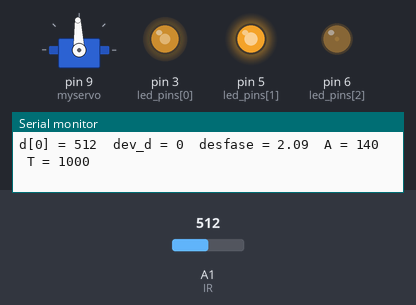
A sketch run on a simulated Arduino Uno, built with avr-gcc and run on an emulated ATmega328P. Shown: servo, output pins drawn as LEDs (lit = HIGH), the last lines printed to the serial monitor. Inputs (shaded band) come from the test bench; at power-on: A1 (IR) = 512.

Above: at 6.48 s.
6.7 s: A1 (IR) set to 306
9.7 s: A1 (IR) set to 80
At 11.16 s:
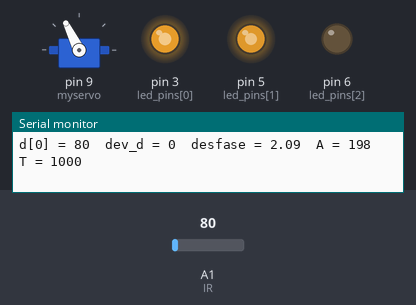
12.7 s: A1 (IR) set to 511
At 15.06 s:
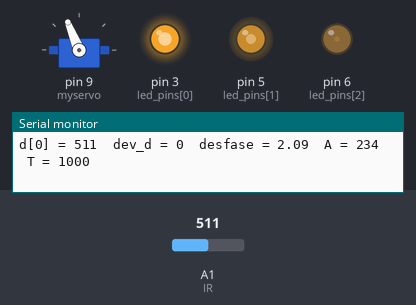
15.7 s: A1 (IR) set to 170
At 16.57 s:
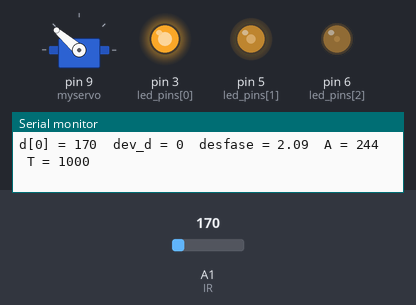
18.7 s: A1 (IR) set to 610
At 18.98 s:
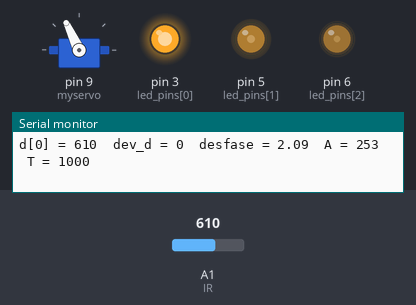
21.7 s: A1 (IR) set to 122
Timing chart, 0 to 30.8 s (numbered marks = the images above; inputs shaded):
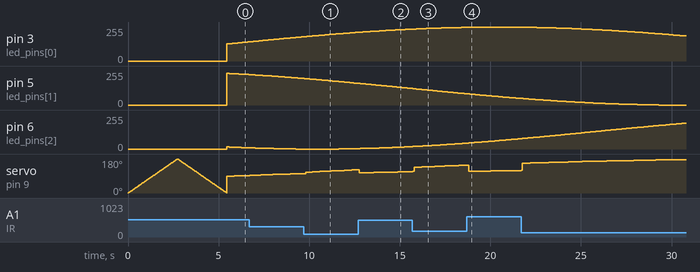

The sketch:

leds_servo.ino
```cpp
/**
 Collectin Light - Intermedium

 This program (v1.0) takes values from IR sensor and
 changes the frequency of sinusoidal lighting pattern acording to such a sensor value.

 A change in the phase of the lighting for each LED is also implemented.
 For that, the derivate of sensor value is used.

 */
#include <Servo.h>

//#define IR  5 // PIN of the IR sensor. Analog input.
#define IR  1 // PIN of the IR sensor. Analog input.

#define LED_NUM  3  // Number of LEDs

#define DEBUG    // Uncomment if you want to send values by serial port for debuging.
                    // Notice that serial writings delay the loop function, as
                    // each writing takes about 20 ms.

int led_pins[LED_NUM] = {3, 5, 6};  // PINs for the LEDs. Analog output.
Servo myservo;
int pos = 0;

#define STATE_IDLE 0
#define STATE_CLOSE 1
#define STATE_CALM 2
#define STATE_FAR 3

int state = STATE_IDLE;

void setup() {
  myservo.attach( 9 );
  for (pos = 0; pos <= 180; pos += 1) { // goes from 0 degrees to 180 degrees
    // in steps of 1 degree
    myservo.write(pos);              // tell servo to go to position in variable 'pos'
    delay(15);                       // waits 15ms for the servo to reach the position
  }
  for (pos = 180; pos >= 0; pos -= 1) { // goes from 180 degrees to 0 degrees
    myservo.write(pos);              // tell servo to go to position in variable 'pos'
    delay(15);                       // waits 15ms for the servo to reach the position
  }

  for( unsigned int i = 0; i < LED_NUM; i++ ) {
    pinMode(led_pins[i], OUTPUT);
  }
#ifdef DEBUG
  Serial.begin(9600);
#endif
}

int tau = 1; // time in ms of the delay between iterations.
int t;      // time counter for the sinusoidal pattern

long Tmax = 1000 * tau;  // Maximum period of the pattern
long Tmin = Tmax/10;    // Minimum period of the pattern
unsigned long T = Tmax;  // Instant Period. It is initilized to Tmax.
unsigned long T_servo = Tmax;  // Instant Period. It is initilized to Tmax.
double desfase = 2 * PI / LED_NUM;  // Instant phase of the sinusoidal pattern.

/*  90 - mas de 2m
 *  170 - 30cm
 *  600 - maximo cercano

*/
int dmax = 600;    // Theses are the max and min of the sensor reading.
int dmin = 90;      // max is close, min is far
int d = 0, d_old = 0, dev_d;  // Instant distance taken from sensor reading.
                              // d_old and dev_d is derivate of such distance.
int amplitude[LED_NUM];
int servo_pos = 0;
float amp_modulation = 1.0;
float freq_modulation = 1.0;

void loop() {

  d = analogRead( IR );  // read sensor value
  dev_d = d - d_old;     // calculate derivate of such value
  amp_modulation = 3 * d / dmax;

  // sets amplitude for each LED. Notice the role of desfase.
  for( unsigned int i = 0; i < LED_NUM; i++ ) {
    amplitude[i] = 255 * ( 1 + sin( 2 * PI * t / T + desfase * i ))/2;
  }
//  servo_pos = amp_modulation * 180 * ( 1 + sin( 2 * PI * t * freq_modulation / T  ))/2;
  servo_pos = 180 * ( 1 + sin( 2 * PI * t * freq_modulation / T_servo  ))/2;
  T_servo = T * amp_modulation + 2 * Tmax;
  t += tau; // count time passing

  if( t/T >= 1 ) {   // handle if time pass one period and if so initialize time
    T = abs( map( d, dmax, dmin, Tmin, Tmax ) ); // updates period value

    // update phase value
    if( abs(dev_d) > 10 ) desfase += 2 * PI / LED_NUM ;
    else desfase -= PI / 32;
    if(desfase < 0) desfase = 0;

   // this updating for the phase also works quite well
 /*   if( d < dmax/4 ) desfase = 0;
    else if( d > dmax/4 && d < dmax/2 ) desfase = PI / 2;
    else if( d > dmax/2 && d < 3*dmax/4 ) desfase = PI;
    else if( d > 3*dmax/4 ) desfase = 3 * PI / 2;
   */
    t = 0;
  }

  // change the amplitude of each vector
  blink_all( amplitude );
  myservo.write( servo_pos  );
  d_old = d; // for calculating distance derivate

#ifdef DEBUG
  debug();
#endif

  delay(tau);
}

void blink_all( int amp[] ) {
  for( int i = 0; i < LED_NUM; i++ ) {
      analogWrite(led_pins[i], amp[i]);
  }
}

void debug() {
  Serial.print( "d[0] = " ); Serial.print( d );
//  Serial.print( "  d[1] = " ); Serial.print( d_vector[1] );
//  Serial.print( "  d[2] = " ); Serial.print( d_vector[2] );
  Serial.print( "  dev_d = " ); Serial.print( dev_d );
  Serial.print( "  desfase = " ); Serial.print( desfase );
//  Serial.print( "  dmin = " ); Serial.print( dmin );
//  Serial.print( "  dmax = " ); Serial.print( dmax );
  Serial.print( "  A = " ); Serial.print( amplitude[0] );
  Serial.print( "  T = " ); Serial.println( T );
}
```
